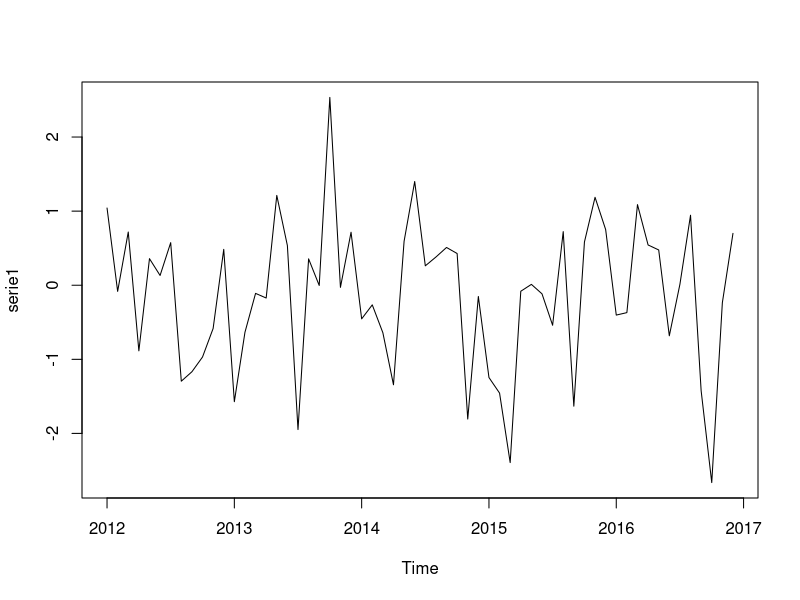

Generate this figure with R: (Note: this script raises an error after producing the figure.)
#Series temporais e analises preditivas


#pacotes essencias utilizados durante o curso
install.packages("forecast")
install.packages("ggplot2")

library(forecast)
library(ggplot2)

#cria uma serie temporal normalmente distribuida

serie1 = rnorm(60)
serie1 = ts(serie1,start = c(2012,1), end=c(2016,12), frequency=12)
plot(serie1)

#Importa e cria  uma serie temporal

setwd("C:\\Users\\Alessandra\\Repos\\Models_PUC_R\\Datasets") # direciona o R para pasta
getwd() # visualiza a pasta de trabalho do R
dados1 <- read.csv2("Dati_Job_IA.csv") # Leitura do arquivo csv no R

serie2 = ts(dados1$Comercio,start = c(2003,1), end=c(2007,12), frequency=12)
class(serie2)
plot(serie2)

serie3 = ts(dados1$Alimento,start = c(2003,1), end=c(2007,12), frequency=12)
class(serie3)
plot(serie3)

serie4 = ts(dados1$Metalurgia,start = c(2003,1), end=c(2007,12), frequency=12)
class(serie4)
plot(serie4)


#graficos do R



#graficos do R

plot(serie1)
hist(serie1)
boxplot(serie1)

#ggplot

autoplot(serie1)


#explorando parte da serie

serie2a = window(serie2,2003,c(2004,12))
plot(serie2a)
hist(serie2a)
boxplot(serie2)


#Modelo de média móvel



#calculando a media movel com ordem 3
seriemm1 = ma(serie4, order = 3 )
autoplot(seriemm1)

#calculando a media movel com ordem 5
seriemm2 = ma(serie4, order = 5 )
autoplot(seriemm2)


#novamente, ordem 12
seriemm3 = ma(serie4, order = 12 )
autoplot(seriemm3)


#comparando 
plot(serie4)
lines(seriemm1, col="red")
lines(seriemm2, col="blue")
lines(seriemm3, col="green")

#legenda
legend("topright",legend=c("Orig.","MM3", "MM5","MM12"), col = c("black","red","blue","green"), lty=1:2, cex=0.8,)


#alisamento exponencial Simples

modelo1 <- ets(serie4, "ANN")
modelo1

autoplot(modelo1$residuals)
autoplot(modelo1$fitted)

prev = forecast(modelo1, h=16,levels=c(85,90))
print(prev$mean)
autoplot(prev)

#alisamento exponencial Duplo

modelo2 <- ets(serie2, "AAN")
modelo2

autoplot(modelo2$residuals)
autoplot(modelo2$fitted)

prev = forecast(modelo2, h=16,levels=c(85,90))
print(prev$mean)
autoplot(prev)

#alisamento exponencial Duplo - Holt

modelo3 <- ets(serie2, "AAN")
modelo3

autoplot(modelo3$residuals)
autoplot(modelo3$fitted)

prev = forecast(modelo3, h=16,levels=c(85,90))
print(prev$mean)
autoplot(prev)

#alisamento exponencial  - holt - Winters - Aditivo

modelo4 <- ets(serie2, "AAA")
modelo4

autoplot(modelo4$residuals)
autoplot(modelo4$fitted)

prev = forecast(modelo4, h=16,levels=c(85,90))
print(prev$mean)
autoplot(prev)

#alisamento exponencial  - holt - Winters - Multiplicativo

modelo5 <- ets(serie2, "MAM")
modelo5

autoplot(modelo5$residuals)
autoplot(modelo5$fitted)

prev = forecast(modelo5, h=16,levels=c(85,90))
print(prev$mean)
autoplot(prev)

#alisamento exponencial  - holt - Winters - Aditivo

modelo6 <- ets(serie3, "ANA")
modelo6

autoplot(modelo6$residuals)
autoplot(modelo6$fitted)

prev = forecast(modelo6, h=16,levels=c(85,90))
print(prev$mean)
autoplot(prev)

#alisamento exponencial  - holt - Winters - Multiplicativo

modelo7 <- ets(serie3 ,"MNM")
modelo7

autoplot(modelo7$residuals)
autoplot(modelo7$fitted)

prev = forecast(modelo7, h=16,levels=c(85,90))
print(prev$mean)
autoplot(prev)


#comparando modelos


treino = window(serie2,2003,c(2005,12))
teste  = window(serie2,2006,c(2007,12))



#alisamento exponencial  - holt - Winters - Aditivo

modelo8 <- ets(treino, "AAA")
modelo8

autoplot(modelo8$residuals)
autoplot(modelo8$fitted)

prev1 = forecast(modelo8, h=24)
print(prev1$mean)
autoplot(prev1)

#alisamento exponencial  - holt - Winters - Multiplicativo

modelo9 <- ets(treino, "MAM")
modelo9

autoplot(modelo9$residuals)
autoplot(modelo9$fitted)

prev2 = forecast(modelo9, h=24)
print(prev2$mean)
autoplot(prev2)


#################################################################################

plot(serie2)
lines(prev1$mean, col="blue")
lines(prev2$mean, col="red")
lines(teste, col="green")
legend("topright",legend=c("AAA","MAM","Teste"), col = c("blue","red","green"), lty=1:2, cex=0.8)

accuracy(prev1,teste )
accuracy(prev2,teste )


